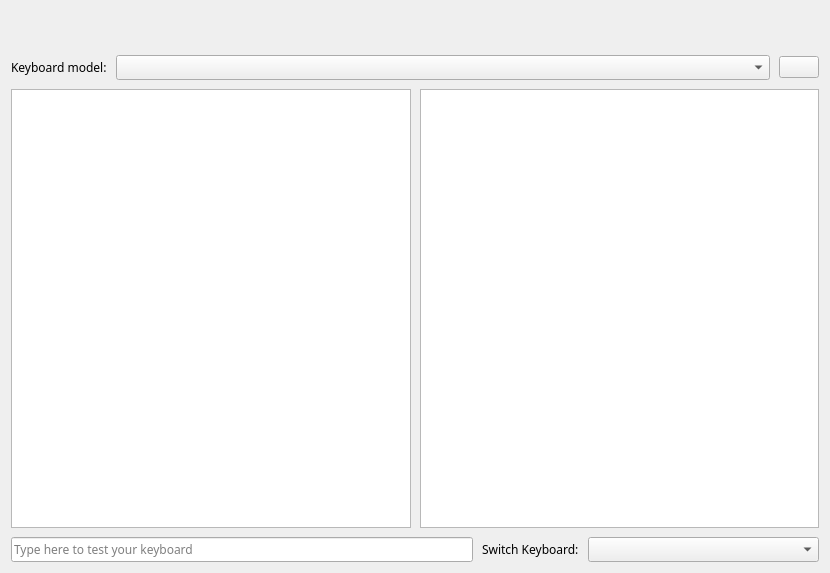
<?xml version="1.0" encoding="UTF-8"?>
<ui version="4.0">
 <author>
SPDX-FileCopyrightText: 2014 Teo Mrnjavac &lt;teo@kde.org&gt;
SPDX-License-Identifier: GPL-3.0-or-later
 </author>
 <class>Page_Keyboard</class>
 <widget class="QWidget" name="Page_Keyboard">
  <property name="geometry">
   <rect>
    <x>0</x>
    <y>0</y>
    <width>830</width>
    <height>573</height>
   </rect>
  </property>
  <property name="windowTitle">
   <string notr="true">Form</string>
  </property>
  <layout class="QVBoxLayout" name="verticalLayout">
   <property name="spacing">
    <number>9</number>
   </property>
   <item>
    <layout class="QHBoxLayout" name="horizontalLayout">
     <property name="spacing">
      <number>0</number>
     </property>
     <property name="topMargin">
      <number>12</number>
     </property>
     <property name="bottomMargin">
      <number>12</number>
     </property>
     <item>
      <spacer name="horizontalSpacer_2">
       <property name="orientation">
        <enum>Qt::Horizontal</enum>
       </property>
       <property name="sizeHint" stdset="0">
        <size>
         <width>40</width>
         <height>20</height>
        </size>
       </property>
      </spacer>
     </item>
     <item>
      <layout class="QVBoxLayout" name="KBPreviewLayout"/>
     </item>
     <item>
      <spacer name="horizontalSpacer">
       <property name="orientation">
        <enum>Qt::Horizontal</enum>
       </property>
       <property name="sizeHint" stdset="0">
        <size>
         <width>40</width>
         <height>20</height>
        </size>
       </property>
      </spacer>
     </item>
    </layout>
   </item>
   <item>
    <layout class="QHBoxLayout" name="horizontalLayout_2">
     <property name="topMargin">
      <number>0</number>
     </property>
     <item>
      <widget class="QLabel" name="label">
       <property name="font">
        <font>
         <family>Fantasque Sans Mono</family>
        </font>
       </property>
       <property name="text">
        <string>Keyboard model:</string>
       </property>
      </widget>
     </item>
     <item>
      <widget class="QComboBox" name="physicalModelSelector">
       <property name="sizePolicy">
        <sizepolicy hsizetype="Expanding" vsizetype="Fixed">
         <horstretch>0</horstretch>
         <verstretch>0</verstretch>
        </sizepolicy>
       </property>
       <property name="font">
        <font>
         <family>Fantasque Sans Mono</family>
        </font>
       </property>
      </widget>
     </item>
     <item>
      <widget class="QPushButton" name="buttonRestore">
       <property name="text">
        <string/>
       </property>
       <property name="icon">
        <iconset resource="keyboard.qrc">
         <normaloff>:/images/restore.png</normaloff>:/images/restore.png</iconset>
       </property>
       <property name="iconSize">
        <size>
         <width>18</width>
         <height>18</height>
        </size>
       </property>
      </widget>
     </item>
    </layout>
   </item>
   <item>
    <layout class="QHBoxLayout" name="horizontalLayout_3">
     <property name="spacing">
      <number>9</number>
     </property>
     <item>
      <widget class="QListView" name="layoutSelector">
       <property name="font">
        <font>
         <family>Fantasque Sans Mono</family>
        </font>
       </property>
      </widget>
     </item>
     <item>
      <widget class="QListView" name="variantSelector">
       <property name="font">
        <font>
         <family>Fantasque Sans Mono</family>
        </font>
       </property>
      </widget>
     </item>
    </layout>
   </item>
   <item>
    <layout class="QHBoxLayout" name="horizontalLayout_4">
     <property name="topMargin">
      <number>0</number>
     </property>
     <item>
      <widget class="QLineEdit" name="LE_TestKeyboard">
       <property name="sizePolicy">
        <sizepolicy hsizetype="Expanding" vsizetype="Fixed">
         <horstretch>2</horstretch>
         <verstretch>0</verstretch>
        </sizepolicy>
       </property>
       <property name="font">
        <font>
         <family>Fantasque Sans Mono</family>
         <weight>50</weight>
         <bold>false</bold>
        </font>
       </property>
       <property name="inputMask">
        <string/>
       </property>
       <property name="text">
        <string/>
       </property>
       <property name="placeholderText">
        <string>Type here to test your keyboard</string>
       </property>
      </widget>
     </item>
     <item>
      <widget class="QLabel" name="label_2">
       <property name="font">
        <font>
         <family>Fantasque Sans Mono</family>
        </font>
       </property>
       <property name="text">
        <string extracomment="shortcut for switching between keyboard layouts">Switch Keyboard:</string>
       </property>
      </widget>
     </item>
     <item>
      <widget class="QComboBox" name="groupSelector">
       <property name="sizePolicy">
        <sizepolicy hsizetype="MinimumExpanding" vsizetype="Fixed">
         <horstretch>1</horstretch>
         <verstretch>0</verstretch>
        </sizepolicy>
       </property>
       <property name="minimumSize">
        <size>
         <width>0</width>
         <height>0</height>
        </size>
       </property>
       <property name="font">
        <font>
         <family>Fantasque Sans Mono</family>
        </font>
       </property>
      </widget>
     </item>
    </layout>
   </item>
  </layout>
 </widget>
 <tabstops>
  <tabstop>physicalModelSelector</tabstop>
  <tabstop>layoutSelector</tabstop>
  <tabstop>variantSelector</tabstop>
  <tabstop>groupSelector</tabstop>
  <tabstop>LE_TestKeyboard</tabstop>
  <tabstop>buttonRestore</tabstop>
 </tabstops>
 <resources>
  <include location="keyboard.qrc"/>
 </resources>
 <connections/>
</ui>
